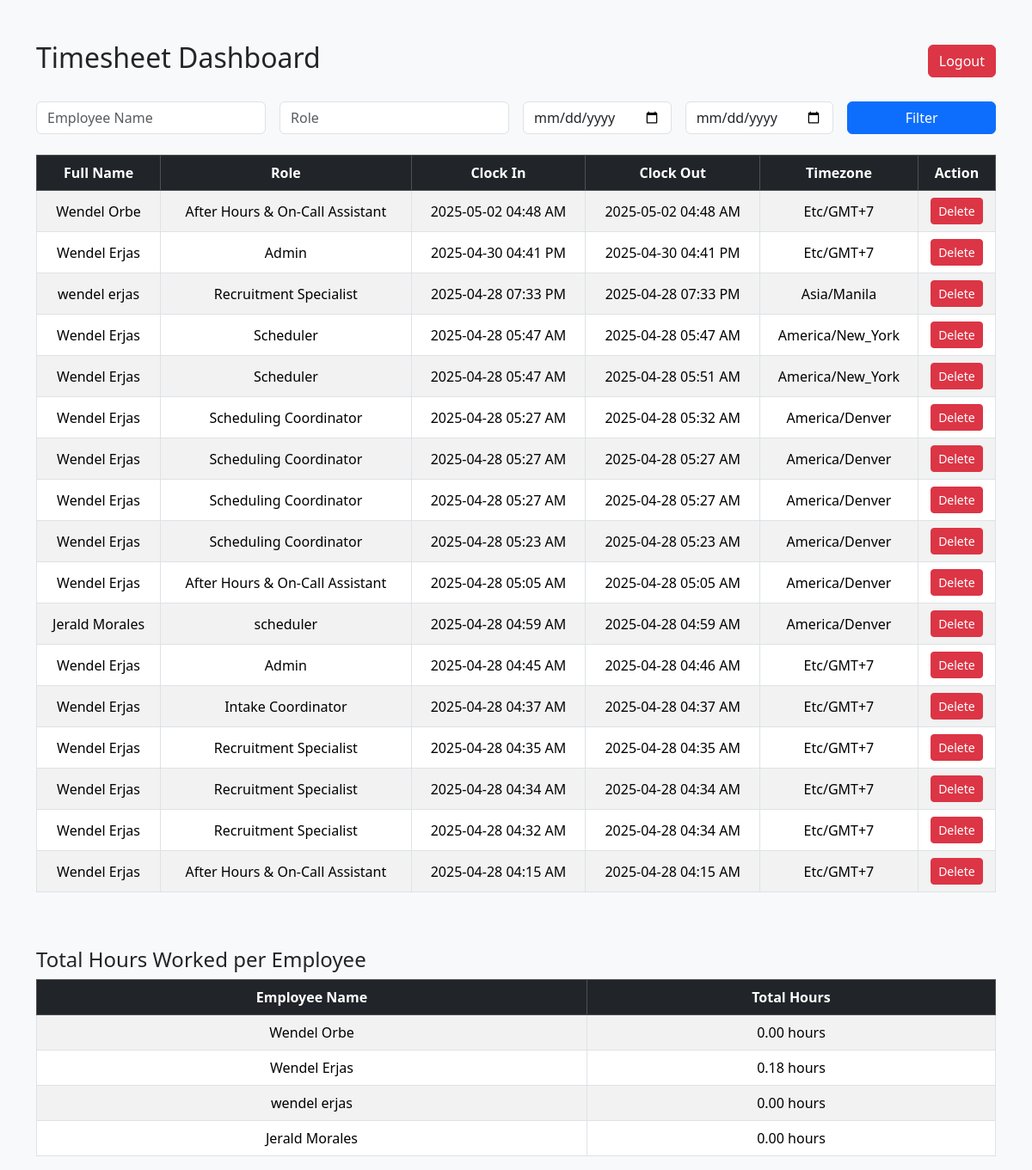
Screenshot of /dashboard (signed in) with the database file from the repository.
### app.py (models this page shows)
class TimeEntry(db.Model):
    id = db.Column(db.Integer, primary_key=True)
    fullname = db.Column(db.String(100), nullable=False)
    role = db.Column(db.String(50), nullable=False)
    clock_in = db.Column(db.DateTime, nullable=False)
    clock_out = db.Column(db.DateTime, nullable=True)
    timezone = db.Column(db.String(50), nullable=False)

### app.py (the view)
@app.route('/dashboard')
def dashboard():
    if not session.get('admin_logged_in'):
        return redirect(url_for('admin_login'))
    fullname = request.args.get('fullname', '')
    role = request.args.get('role', '')
    start_date = request.args.get('start_date', '')
    end_date = request.args.get('end_date', '')
    query = TimeEntry.query
    if fullname:
        query = query.filter(TimeEntry.fullname.ilike(f"%{fullname}%"))
    if role:
        query = query.filter(TimeEntry.role.ilike(f"%{role}%"))
    if start_date:
        query = query.filter(TimeEntry.clock_in >= start_date)
    if end_date:
        query = query.filter(TimeEntry.clock_in <= end_date)
    entries = query.order_by(TimeEntry.clock_in.desc()).all()
    total_hours_per_employee = {}
    for entry in entries:
        if entry.clock_in and entry.clock_out:
            duration = (entry.clock_out - entry.clock_in).total_seconds() / 3600  # in hours
        else:
            duration = 0
        if entry.fullname in total_hours_per_employee:
            total_hours_per_employee[entry.fullname] += duration
        else:
            total_hours_per_employee[entry.fullname] = duration
    return render_template('dashboard.html', entries=entries, total_hours_per_employee=total_hours_per_employee)

### templates/dashboard.html (shortened to what this page needs)
<!DOCTYPE html>
<html lang="en">
<head>
    <link href="https://cdn.jsdelivr.net/npm/bootstrap@5.3.2/dist/css/bootstrap.min.css" rel="stylesheet">
</head>
<body class="bg-light">
<div class="container mt-5">
    <div class="d-flex justify-content-between align-items-center mb-4">
        <h2>Timesheet Dashboard</h2>
        <a href="{{ url_for('logout') }}" class="btn btn-danger">Logout</a>
    </div>
    <form method="get" action="{{ url_for('dashboard') }}" class="row g-3 mb-4">
        <div class="col-md-3">
            <input type="text" name="fullname" class="form-control" placeholder="Employee Name" value="{{ request.args.get('fullname', '') }}">
        </div>
        <div class="col-md-3">
            <input type="text" name="role" class="form-control" placeholder="Role" value="{{ request.args.get('role', '') }}">
        </div>
        <div class="col-md-2">
            <input type="date" name="start_date" class="form-control" value="{{ request.args.get('start_date', '') }}">
        </div>
        <div class="col-md-2">
            <input type="date" name="end_date" class="form-control" value="{{ request.args.get('end_date', '') }}">
        </div>
        <div class="col-md-2">
            <button type="submit" class="btn btn-primary w-100">Filter</button>
        </div>
    </form>
    <div class="table-responsive">
        <table class="table table-bordered table-striped align-middle text-center">
            <thead class="table-dark">
                <tr>
                    <th>Full Name</th>
                    <th>Role</th>
                    <th>Clock In</th>
                    <th>Clock Out</th>
                    <th>Timezone</th>
                    <th>Action</th>
                </tr>
            </thead>
            <tbody>
                {% for entry in entries %}
                <tr>
                    <td>{{ entry.fullname }}</td>
                    <td>{{ entry.role }}</td>
                    <td>{{ entry.clock_in.strftime('%Y-%m-%d %I:%M %p') }}</td>
                    <td>
                        {% if entry.clock_out %}
                            {{ entry.clock_out.strftime('%Y-%m-%d %I:%M %p') }}
                        {% else %}
                            <span class="badge bg-warning text-dark">Still Clocked In</span>
                        {% endif %}
                    </td>
                    <td>{{ entry.timezone }}</td>
                    <td>
                        <form action="{{ url_for('delete_entry', entry_id=entry.id) }}" method="POST" onsubmit="return confirm('Are you sure you want to delete this entry?');">
                            <button type="submit" class="btn btn-sm btn-danger">Delete</button>
                        </form>
                    </td>
                </tr>
                {% endfor %}
            </tbody>
        </table>
    </div>
    <div class="mt-5">
        <h4>Total Hours Worked per Employee</h4>
        <table class="table table-bordered table-striped align-middle text-center">
            <thead class="table-dark">
                <tr>
                    <th>Employee Name</th>
                    <th>Total Hours</th>
                </tr>
            </thead>
            <tbody>
                {% for name, hours in total_hours_per_employee.items() %}
                <tr>
                    <td>{{ name }}</td>
                    <td>{{ '%.2f'|format(hours) }} hours</td>
                </tr>
                {% endfor %}
            </tbody>
        </table>
    </div>
</div>
</body>
</html>

### rows the page displays
TimeEntry: fullname "Wendel Orbe", role "After Hours & On-Call Assistant", clock_in "2025-05-02 04:48 AM", clock_out "2025-05-02 04:48 AM", timezone "Etc/GMT+7", hours "0.00"
TimeEntry: fullname "Wendel Erjas", role "Admin", clock_in "2025-04-30 04:41 PM", clock_out "2025-04-30 04:41 PM", timezone "Etc/GMT+7", hours "0.18"
TimeEntry: fullname "wendel erjas", role "Recruitment Specialist", clock_in "2025-04-28 07:33 PM", clock_out "2025-04-28 07:33 PM", timezone "Asia/Manila", hours "0.00"
TimeEntry: fullname "Wendel Erjas", role "Scheduler", clock_in "2025-04-28 05:47 AM", clock_out "2025-04-28 05:47 AM", timezone "America/New_York"
TimeEntry: fullname "Wendel Erjas", role "Scheduler", clock_in "2025-04-28 05:47 AM", clock_out "2025-04-28 05:51 AM", timezone "America/New_York"
TimeEntry: fullname "Wendel Erjas", role "Scheduling Coordinator", clock_in "2025-04-28 05:27 AM", clock_out "2025-04-28 05:32 AM", timezone "America/Denver"
TimeEntry: fullname "Wendel Erjas", role "Scheduling Coordinator", clock_in "2025-04-28 05:27 AM", clock_out "2025-04-28 05:27 AM", timezone "America/Denver"
TimeEntry: fullname "Wendel Erjas", role "Scheduling Coordinator", clock_in "2025-04-28 05:27 AM", clock_out "2025-04-28 05:27 AM", timezone "America/Denver"
TimeEntry: fullname "Wendel Erjas", role "Scheduling Coordinator", clock_in "2025-04-28 05:23 AM", clock_out "2025-04-28 05:23 AM", timezone "America/Denver"
TimeEntry: fullname "Wendel Erjas", role "After Hours & On-Call Assistant", clock_in "2025-04-28 05:05 AM", clock_out "2025-04-28 05:05 AM", timezone "America/Denver"
TimeEntry: fullname "Jerald Morales", role "scheduler", clock_in "2025-04-28 04:59 AM", clock_out "2025-04-28 04:59 AM", timezone "America/Denver", hours "0.00"
TimeEntry: fullname "Wendel Erjas", role "Admin", clock_in "2025-04-28 04:45 AM", clock_out "2025-04-28 04:46 AM", timezone "Etc/GMT+7"
TimeEntry: fullname "Wendel Erjas", role "Intake Coordinator", clock_in "2025-04-28 04:37 AM", clock_out "2025-04-28 04:37 AM", timezone "Etc/GMT+7"
TimeEntry: fullname "Wendel Erjas", role "Recruitment Specialist", clock_in "2025-04-28 04:35 AM", clock_out "2025-04-28 04:35 AM", timezone "Etc/GMT+7"
TimeEntry: fullname "Wendel Erjas", role "Recruitment Specialist", clock_in "2025-04-28 04:34 AM", clock_out "2025-04-28 04:34 AM", timezone "Etc/GMT+7"
TimeEntry: fullname "Wendel Erjas", role "Recruitment Specialist", clock_in "2025-04-28 04:32 AM", clock_out "2025-04-28 04:34 AM", timezone "Etc/GMT+7"
TimeEntry: fullname "Wendel Erjas", role "After Hours & On-Call Assistant", clock_in "2025-04-28 04:15 AM", clock_out "2025-04-28 04:15 AM", timezone "Etc/GMT+7"
